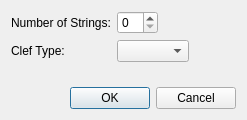
<?xml version="1.0" encoding="UTF-8"?>
<ui version="4.0">
 <class>StaffDialog</class>
 <widget class="QDialog" name="StaffDialog">
  <property name="windowModality">
   <enum>Qt::WindowModal</enum>
  </property>
  <property name="geometry">
   <rect>
    <x>0</x>
    <y>0</y>
    <width>247</width>
    <height>120</height>
   </rect>
  </property>
  <property name="windowTitle">
   <string>Staff</string>
  </property>
  <property name="modal">
   <bool>true</bool>
  </property>
  <layout class="QVBoxLayout" name="verticalLayout">
   <item>
    <layout class="QFormLayout" name="formLayout">
     <property name="fieldGrowthPolicy">
      <enum>QFormLayout::ExpandingFieldsGrow</enum>
     </property>
     <item row="0" column="0">
      <widget class="QLabel" name="numberOfStringsLabel">
       <property name="text">
        <string>Number of Strings:</string>
       </property>
      </widget>
     </item>
     <item row="0" column="1">
      <widget class="QSpinBox" name="numberOfStringsSpinBox"/>
     </item>
     <item row="1" column="0">
      <widget class="QLabel" name="clefTypeLabel">
       <property name="text">
        <string>Clef Type:</string>
       </property>
      </widget>
     </item>
     <item row="1" column="1">
      <widget class="QComboBox" name="clefTypeComboBox"/>
     </item>
    </layout>
   </item>
   <item>
    <widget class="QDialogButtonBox" name="buttonBox">
     <property name="orientation">
      <enum>Qt::Horizontal</enum>
     </property>
     <property name="standardButtons">
      <set>QDialogButtonBox::Cancel|QDialogButtonBox::Ok</set>
     </property>
    </widget>
   </item>
  </layout>
 </widget>
 <resources/>
</ui>
